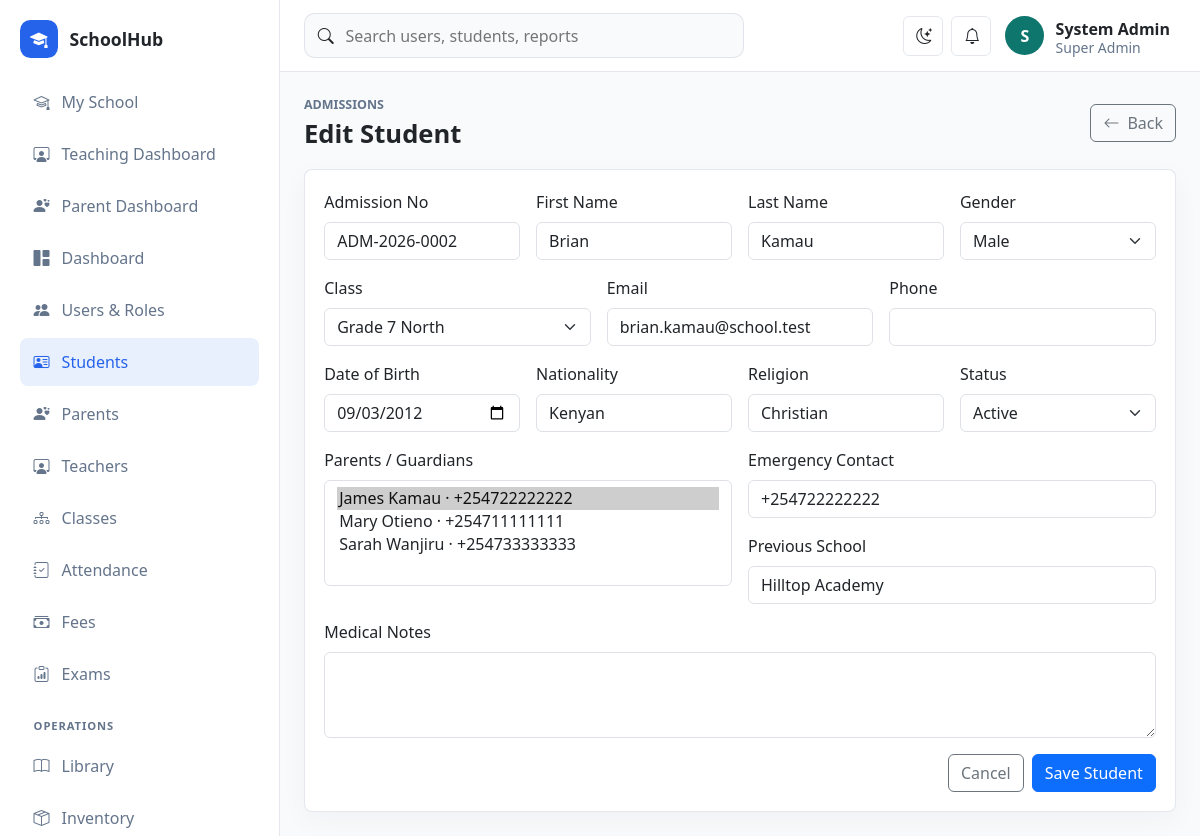
The page /school/public/students/edit?id=2 (signed in) on the database its author committed.
### tables this page shows
CREATE TABLE students (
    id BIGINT UNSIGNED AUTO_INCREMENT PRIMARY KEY,
    class_stream_id BIGINT UNSIGNED NULL,
    admission_no VARCHAR(60) NOT NULL UNIQUE,
    first_name VARCHAR(100) NOT NULL,
    last_name VARCHAR(100) NOT NULL,
    email VARCHAR(190) NULL,
    phone VARCHAR(40) NULL,
    date_of_birth DATE NULL,
    gender ENUM('male', 'female', 'other') NOT NULL,
    nationality VARCHAR(80) NULL,
    religion VARCHAR(80) NULL,
    medical_notes TEXT NULL,
    emergency_contact VARCHAR(120) NULL,
    previous_school VARCHAR(160) NULL,
    status ENUM('active', 'transferred', 'graduated', 'suspended', 'inactive') NOT NULL DEFAULT 'active',
    created_at TIMESTAMP DEFAULT CURRENT_TIMESTAMP,
    updated_at TIMESTAMP DEFAULT CURRENT_TIMESTAMP ON UPDATE CURRENT_TIMESTAMP,
    INDEX idx_students_class_status (class_stream_id, status),
    CONSTRAINT fk_students_class FOREIGN KEY (class_stream_id) REFERENCES class_streams(id) ON DELETE SET NULL
);

CREATE TABLE class_streams (
    id BIGINT UNSIGNED AUTO_INCREMENT PRIMARY KEY,
    name VARCHAR(80) NOT NULL,
    stream VARCHAR(40) NOT NULL,
    class_teacher_id BIGINT UNSIGNED NULL,
    capacity INT UNSIGNED NOT NULL DEFAULT 45,
    status ENUM('active', 'inactive') NOT NULL DEFAULT 'active',
    created_at TIMESTAMP DEFAULT CURRENT_TIMESTAMP,
    UNIQUE KEY uq_class_stream (name, stream)
);

### app/Core/View.php (called while the page is built, shortened)
<?php
final class View
{
    public static function render(string $view, array $data = [], string $layout = 'app'): void
    {
        extract($data, EXTR_SKIP);
        $viewFile = dirname(__DIR__) . "/Views/{$view}.php";
        require $viewFile;
    }
}

### app/Controllers/StudentController.php (called while the page is built, shortened)
<?php
final class StudentController
{
    public function edit(): void
    {
        $student = Student::find((int)Request::input('id'));
        View::render('students/form', $this->formData($student, 'Edit Student'));
    }
    private function formData(array $student, string $title, array $errors = []): array
    {
        return ['title' => $title, 'student' => $student, 'classes' => Lookup::classes(), 'parents' => Lookup::parents(), 'errors' => $errors];
    }
}

### app/Core/Router.php (called while the page is built, shortened)
<?php
final class Router
{
    private array $routes = [];
    public function get(string $path, array $handler): void
    {
        $this->routes['GET'][$this->normalize($path)] = $handler;
    }
    public function post(string $path, array $handler): void
    {
        $this->routes['POST'][$this->normalize($path)] = $handler;
    }
    public function dispatch(): void
    {
        $method = Request::method();
        $path = Request::path();
        $handler = $this->routes[$method][$path] ?? null;
        [$class, $action] = $handler;
        (new $class())->{$action}();
    }
    private function normalize(string $path): string
    {
        return '/' . trim($path, '/');
    }
}

### public/index.php (called while the page is built, shortened)
<?php
spl_autoload_register(function (string $class): void {
    $prefix = 'App\\';
    $relative = str_replace('\\', '/', substr($class, strlen($prefix)));
    $file = dirname(__DIR__) . '/app/' . $relative . '.php';
});
require dirname(__DIR__) . '/app/Core/helpers.php';
$config = require dirname(__DIR__) . '/config/app.php';
$router = new Router();
$router->get('/', [DashboardController::class, 'index']);
$router->get('/login', [AuthController::class, 'showLogin']);
$router->post('/login', [AuthController::class, 'login']);
$router->post('/logout', [AuthController::class, 'logout']);
$router->get('/dashboard', [DashboardController::class, 'index']);
$router->get('/users', [UserController::class, 'index']);
$router->get('/users/create', [UserController::class, 'create']);
$router->post('/users', [UserController::class, 'store']);
$router->get('/users/edit', [UserController::class, 'edit']);
$router->post('/users/update', [UserController::class, 'update']);
$router->post('/users/delete', [UserController::class, 'destroy']);
$router->get('/students', [StudentController::class, 'index']);
$router->get('/students/create', [StudentController::class, 'create']);
$router->post('/students', [StudentController::class, 'store']);
$router->get('/students/edit', [StudentController::class, 'edit']);
$router->post('/students/update', [StudentController::class, 'update']);
$router->post('/students/delete', [StudentController::class, 'destroy']);
$router->get('/student-portal', [StudentPortalController::class, 'index']);
$router->get('/teacher-portal', [TeacherPortalController::class, 'index']);
$router->get('/parent-portal', [ParentPortalController::class, 'index']);
$router->get('/teachers', [TeacherController::class, 'index']);
$router->get('/teachers/create', [TeacherController::class, 'create']);
$router->post('/teachers', [TeacherController::class, 'store']);
$router->get('/teachers/edit', [TeacherController::class, 'edit']);
$router->post('/teachers/update', [TeacherController::class, 'update']);
$router->post('/teachers/delete', [TeacherController::class, 'destroy']);
$router->get('/parents', [ParentController::class, 'index']);
$router->get('/parents/create', [ParentController::class, 'create']);
$router->post('/parents', [ParentController::class, 'store']);
$router->get('/parents/edit', [ParentController::class, 'edit']);
$router->post('/parents/update', [ParentController::class, 'update']);
$router->post('/parents/delete', [ParentController::class, 'destroy']);
$router->get('/classes', [ClassController::class, 'index']);
$router->get('/classes/create', [ClassController::class, 'create']);
$router->post('/classes', [ClassController::class, 'store']);
$router->get('/classes/edit', [ClassController::class, 'edit']);
$router->post('/classes/update', [ClassController::class, 'update']);
$router->post('/classes/delete', [ClassController::class, 'destroy']);
$router->get('/attendance', [AttendanceController::class, 'index']);
$router->post('/attendance', [AttendanceController::class, 'store']);
$router->get('/fees', [FeeController::class, 'index']);
$router->post('/fees/invoice', [FeeController::class, 'invoice']);
$router->post('/fees/payment', [FeeController::class, 'payment']);
$router->get('/exams', [ExamController::class, 'index']);
$router->post('/exams/exam', [ExamController::class, 'exam']);
$router->post('/exams/result', [ExamController::class, 'result']);
$router->get('/operations', [OperationsController::class, 'index']);
$router->get('/operations/form', [OperationsController::class, 'form']);
$router->post('/operations/save', [OperationsController::class, 'save']);
$router->post('/operations/delete', [OperationsController::class, 'destroy']);
$router->get('/reports', [ReportController::class, 'index']);
$router->dispatch();

### config/database.php (called while the page is built)
<?php
return [
    'host' => '127.0.0.1',
    'port' => '3306',
    'database' => 'schoolhub',
    'username' => 'root',
    'password' => '',
    'charset' => 'utf8mb4',
];

### app/Core/Database.php (called while the page is built, shortened)
<?php
final class Database
{
    private static ?PDO $connection = null;
    public static function connection(): PDO
    {
        if (self::$connection !== null) {
            return self::$connection;
        }
        $config = require dirname(__DIR__, 2) . '/config/database.php';
        $dsn = sprintf(
            'mysql:host=%s;port=%s;dbname=%s;charset=%s',
            $config['host'],
            $config['port'],
            $config['database'],
            $config['charset']
        );
        try {
            self::$connection = new PDO($dsn, $config['username'], $config['password'], [
                PDO::ATTR_ERRMODE => PDO::ERRMODE_EXCEPTION,
                PDO::ATTR_DEFAULT_FETCH_MODE => PDO::FETCH_ASSOC,
                PDO::ATTR_EMULATE_PREPARES => false,
            ]);
        } catch (PDOException $exception) {
            http_response_code(500);
            exit('Database connection failed. Check config/database.php and import database/schema.sql.');
        }
        return self::$connection;
    }
}

### app/Models/Student.php (called while the page is built, shortened)
<?php
final class Student
{
    public static function find(int $id): ?array
    {
        $stmt = Database::connection()->prepare('SELECT * FROM students WHERE id = :id');
        $stmt->execute(['id' => $id]);
        $student = $stmt->fetch();
        $links = Database::connection()->prepare('SELECT parent_id FROM student_parent WHERE student_id = :id');
        $links->execute(['id' => $id]);
        $student['parent_ids'] = array_column($links->fetchAll(), 'parent_id');
        return $student;
    }
}

### app/Core/Request.php (called while the page is built, shortened)
<?php
final class Request
{
    public static function path(): string
    {
        $path = parse_url($_SERVER['REQUEST_URI'] ?? '/', PHP_URL_PATH) ?: '/';
        $base = rtrim((require dirname(__DIR__, 2) . '/config/app.php')['base_url'], '/');
        if ($base !== '' && str_starts_with($path, $base)) {
            $path = substr($path, strlen($base)) ?: '/';
        }
        return '/' . trim($path, '/');
    }
    public static function input(string $key, mixed $default = null): mixed
    {
        return $_POST[$key] ?? $_GET[$key] ?? $default;
    }
}

### config/app.php (called while the page is built)
<?php
return [
    'name' => 'SchoolHub',
    'base_url' => '/school/public',
    'timezone' => 'Africa/Nairobi',
    'session_name' => 'schoolhub_session',
    'debug' => true,
];

### app/Core/helpers.php (called while the page is built, shortened)
<?php
function app_config(string $key, mixed $default = null): mixed
{
    static $config = null;
    $config ??= require dirname(__DIR__, 2) . '/config/app.php';
    return $config[$key] ?? $default;
}
function url(string $path = ''): string
{
    return rtrim(app_config('base_url'), '/') . '/' . ltrim($path, '/');
}
function e(mixed $value): string
{
    return htmlspecialchars((string)$value, ENT_QUOTES, 'UTF-8');
}

### app/Models/Lookup.php (called while the page is built, shortened)
<?php
final class Lookup
{
    public static function classes(): array
    {
        return Database::connection()->query(
            'SELECT class_streams.*, CONCAT(teachers.first_name, " ", teachers.last_name) AS teacher_name
             FROM class_streams
             LEFT JOIN teachers ON teachers.id = class_streams.class_teacher_id
             ORDER BY class_streams.name, class_streams.stream'
        )->fetchAll();
    }
    public static function parents(): array
    {
        return Database::connection()->query(
            'SELECT id, CONCAT(first_name, " ", last_name) AS name, phone FROM parents ORDER BY first_name, last_name'
        )->fetchAll();
    }
}

### app/Views/students/form.php (the view, shortened to what this page needs)
<?php $isEdit = !empty($student['id']); $selectedParents = $student['parent_ids'] ?? []; ?>
<div class="page-heading"><div><p class="eyebrow">Admissions</p><h1><?= $isEdit ? 'Edit Student' : 'Create Student' ?></h1></div><a class="btn btn-outline-secondary" href="<?= e(url('/students')) ?>"><i class="bi bi-arrow-left me-2"></i>Back</a></div>
<section class="panel">
    <form class="row g-3" method="post" action="<?= e($isEdit ? url('/students/update') : url('/students')) ?>">
        <div class="col-md-3"><label class="form-label">Admission No</label><input class="form-control <?= isset($errors['admission_no']) ? 'is-invalid' : '' ?>" name="admission_no" value="<?= e($student['admission_no'] ?? '') ?>"></div>
        <div class="col-md-3"><label class="form-label">First Name</label><input class="form-control <?= isset($errors['first_name']) ? 'is-invalid' : '' ?>" name="first_name" value="<?= e($student['first_name'] ?? '') ?>"></div>
        <div class="col-md-3"><label class="form-label">Last Name</label><input class="form-control <?= isset($errors['last_name']) ? 'is-invalid' : '' ?>" name="last_name" value="<?= e($student['last_name'] ?? '') ?>"></div>
        <div class="col-md-3"><label class="form-label">Gender</label><select class="form-select" name="gender"><?php foreach (['male','female','other'] as $value): ?><option value="<?= e($value) ?>" <?= ($student['gender'] ?? '') === $value ? 'selected' : '' ?>><?= e(ucfirst($value)) ?></option><?php endforeach; ?></select></div>
        <div class="col-md-4"><label class="form-label">Class</label><select class="form-select" name="class_stream_id"><option value="">Unassigned</option><?php foreach ($classes as $class): ?><option value="<?= e($class['id']) ?>" <?= (string)($student['class_stream_id'] ?? '') === (string)$class['id'] ? 'selected' : '' ?>><?= e($class['name'] . ' ' . $class['stream']) ?></option><?php endforeach; ?></select></div>
        <div class="col-md-4"><label class="form-label">Email</label><input class="form-control <?= isset($errors['email']) ? 'is-invalid' : '' ?>" name="email" type="email" value="<?= e($student['email'] ?? '') ?>"></div>
        <div class="col-md-4"><label class="form-label">Phone</label><input class="form-control" name="phone" value="<?= e($student['phone'] ?? '') ?>"></div>
        <div class="col-md-3"><label class="form-label">Date of Birth</label><input class="form-control" type="date" name="date_of_birth" value="<?= e($student['date_of_birth'] ?? '') ?>"></div>
        <div class="col-md-3"><label class="form-label">Nationality</label><input class="form-control" name="nationality" value="<?= e($student['nationality'] ?? '') ?>"></div>
        <div class="col-md-3"><label class="form-label">Religion</label><input class="form-control" name="religion" value="<?= e($student['religion'] ?? '') ?>"></div>
        <div class="col-md-3"><label class="form-label">Status</label><select class="form-select" name="status"><?php foreach (['active','transferred','graduated','suspended','inactive'] as $value): ?><option value="<?= e($value) ?>" <?= ($student['status'] ?? 'active') === $value ? 'selected' : '' ?>><?= e(ucfirst($value)) ?></option><?php endforeach; ?></select></div>
        <div class="col-md-6"><label class="form-label">Parents / Guardians</label><select class="form-select" name="parent_ids[]" multiple size="4"><?php foreach ($parents as $parent): ?><option value="<?= e($parent['id']) ?>" <?= in_array($parent['id'], $selectedParents) ? 'selected' : '' ?>><?= e($parent['name'] . ' · ' . $parent['phone']) ?></option><?php endforeach; ?></select></div>
        <div class="col-md-6"><label class="form-label">Emergency Contact</label><input class="form-control" name="emergency_contact" value="<?= e($student['emergency_contact'] ?? '') ?>"><label class="form-label mt-3">Previous School</label><input class="form-control" name="previous_school" value="<?= e($student['previous_school'] ?? '') ?>"></div>
        <div class="col-12"><label class="form-label">Medical Notes</label><textarea class="form-control" name="medical_notes" rows="3"><?= e($student['medical_notes'] ?? '') ?></textarea></div>
        <div class="col-12 d-flex justify-content-end gap-2"><a class="btn btn-outline-secondary" href="<?= e(url('/students')) ?>">Cancel</a><button class="btn btn-primary">Save Student</button></div>
    </form>
</section>

### public/assets/css/app.css (style rules this page uses)
:root { --sidebar-width: 280px; --border-color: rgba(148, 163, 184, .25); --surface: #ffffff; --muted-surface: #f8fafc; --text-soft: #64748b; }
body { background: var(--muted-surface); color: var(--bs-body-color); }
.page-heading { display: flex; justify-content: space-between; align-items: center; gap: 1rem; margin-bottom: 1.25rem; }
.page-heading h1 { margin: 0; font-size: clamp(1.6rem, 2vw, 2.2rem); font-weight: 800; }
.eyebrow { margin: 0 0 .25rem; color: var(--text-soft); font-size: .78rem; text-transform: uppercase; font-weight: 800; }
.metric-card, .panel { background: var(--surface); border: 1px solid var(--border-color); border-radius: .5rem; box-shadow: 0 8px 28px rgba(15, 23, 42, .04); }
.panel { padding: 1.2rem; }

### rows shown on the page
students: admission_no "ADM-2026-0002", first_name "Brian", last_name "Kamau", gender "Male", class_stream_id "Grade 7 North", email "brian.kamau@school.test", date_of_birth "09/03/2012", nationality "Kenyan", religion "Christian", status "Active", emergency_contact "+254722222222", previous_school "Hilltop Academy"

### other values the page prints
app_config('name') "SchoolHub"
substr(current_user()['name'] ?? 'U', 0, 1) "S"
current_user()['name'] "System Admin"
current_user()['role'] "Super Admin"
form field value "James Kamau · +254722222222 ☑ / Mary Otieno · +254711111111 / Sarah Wanjiru · +254733333333"
